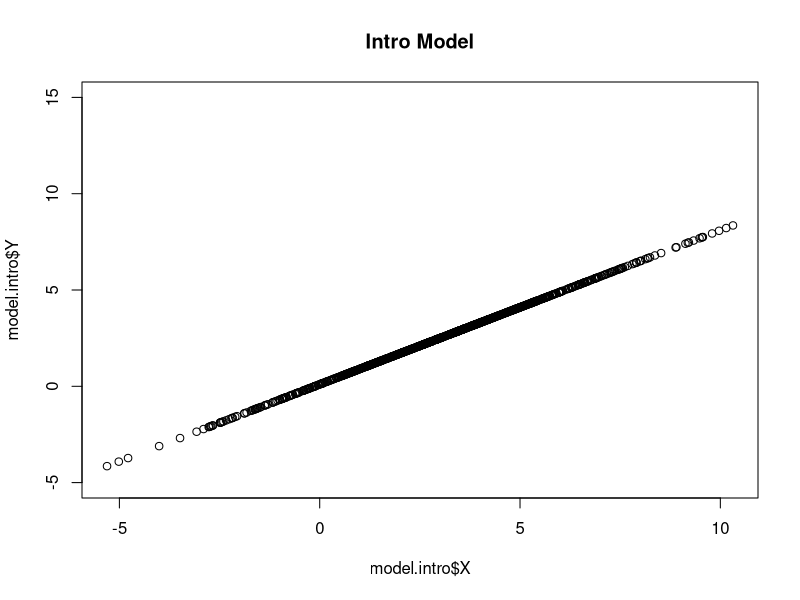
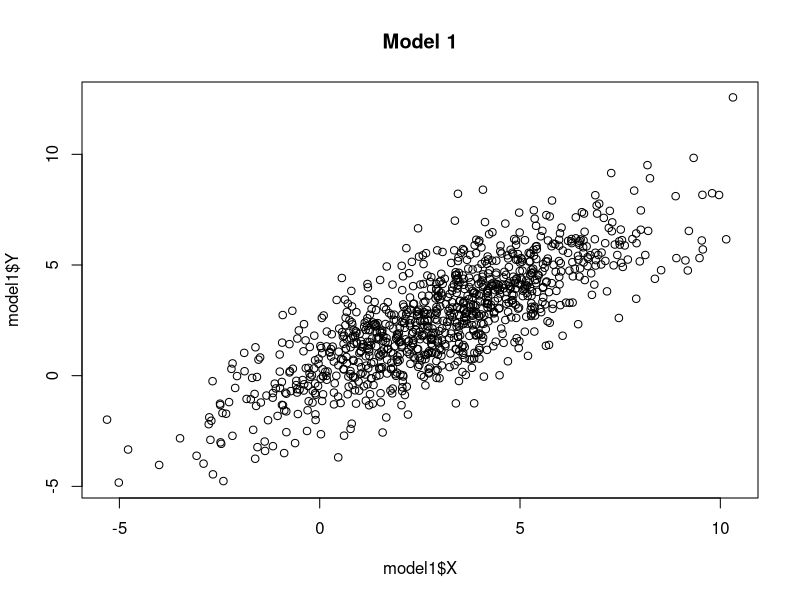
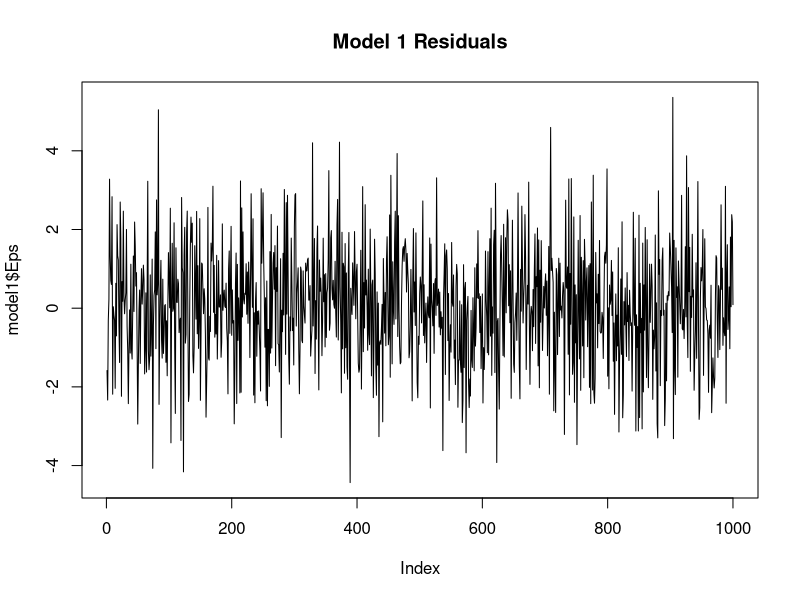
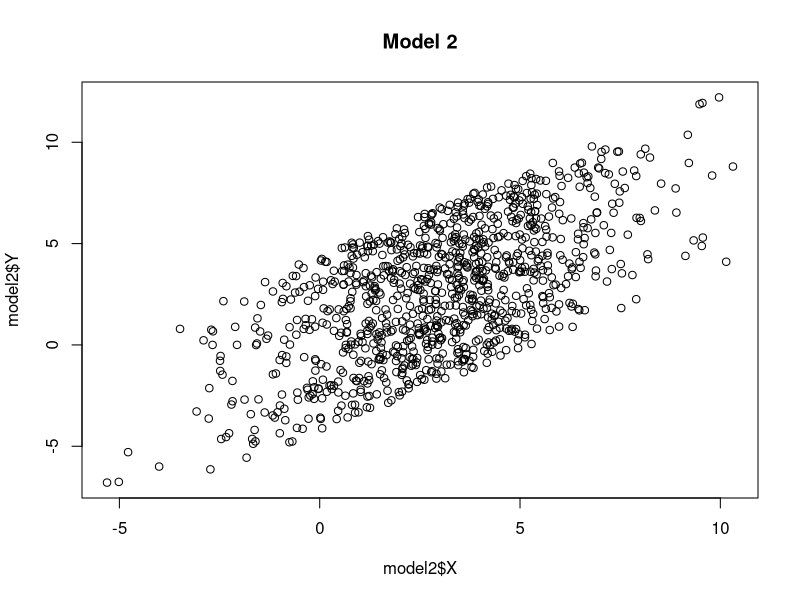
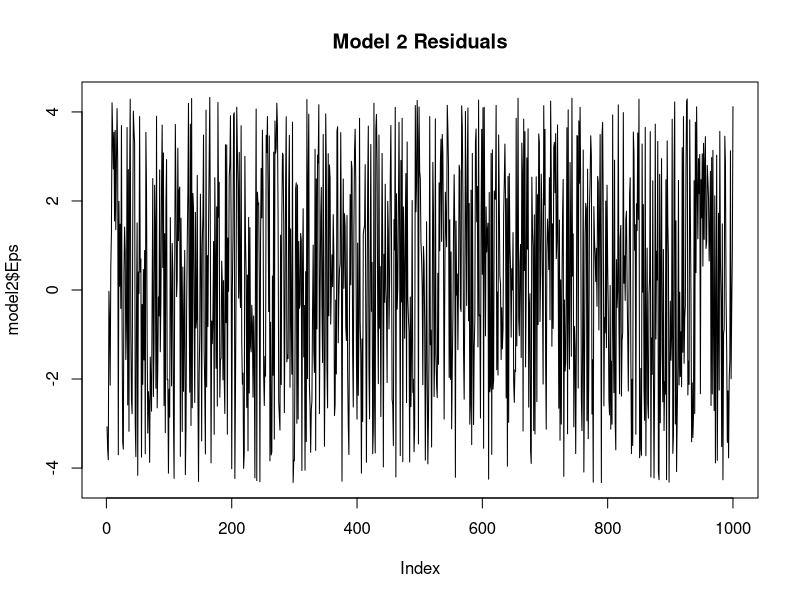
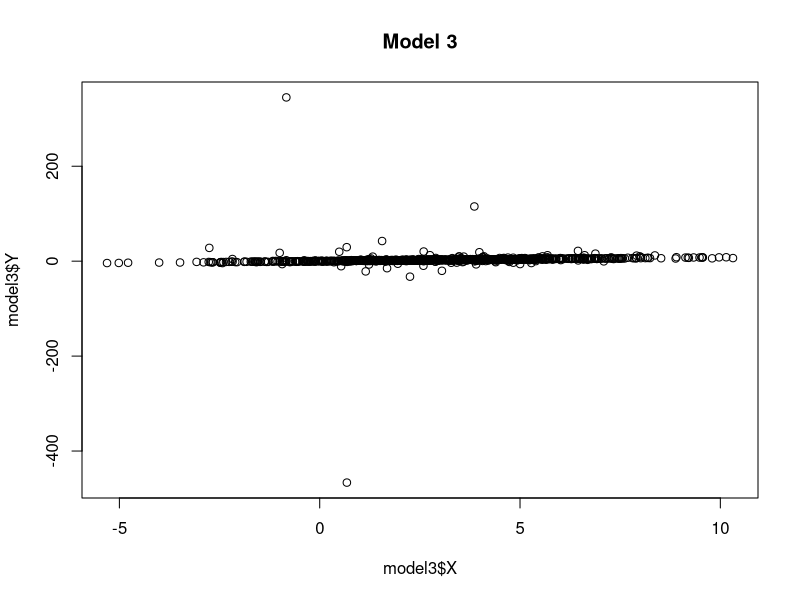
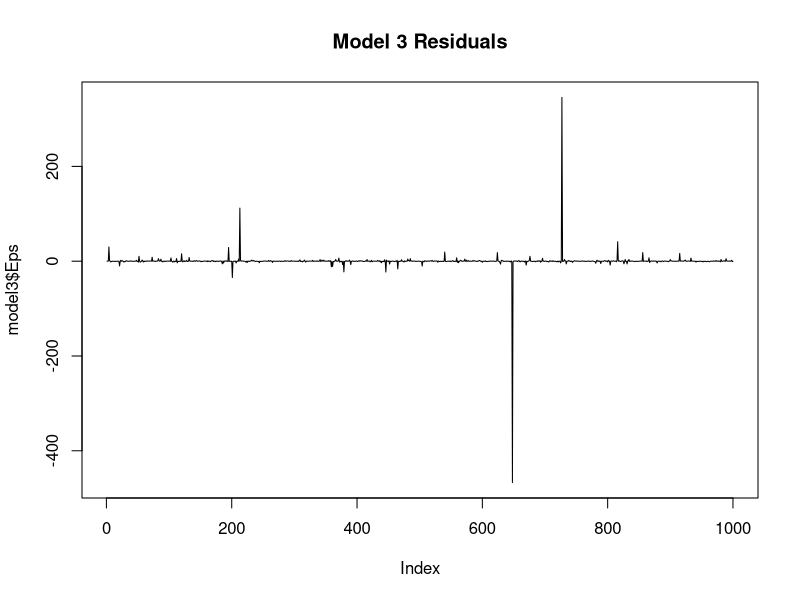
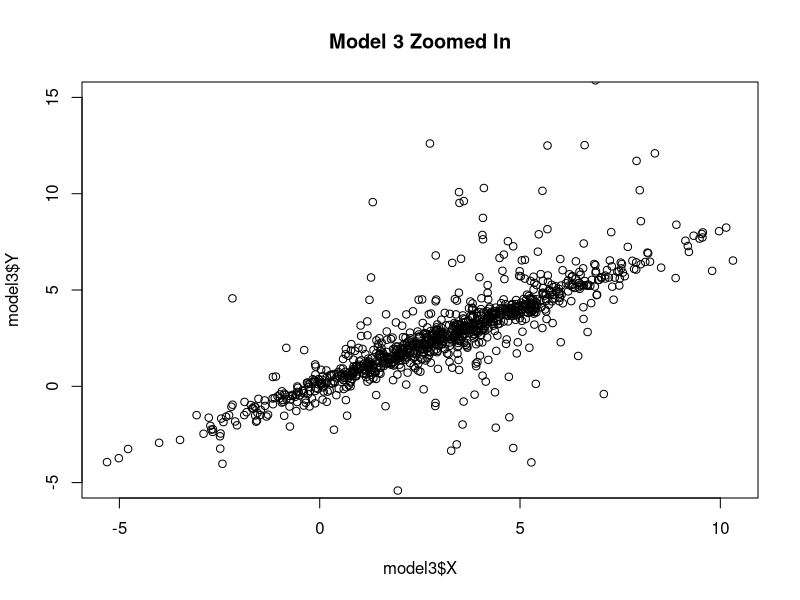

Reproduce these figures in R, in order.
## ---- chunk 1
# Slope and Intercept
a <- 0.8; b <- 0.1
sample.n <- 1000

# Seeds
seed1 <- 111
seed2 <- 1112131415

options(scipen = 5)
## ---- chunk 2
# Simulate the X variable using rnorm()
set.seed(seed1)
model1.x.sd <- 2.5
model1.x <- rnorm(sample.n, mean = 3, sd = model1.x.sd)

# Simulate a simple introductory model with no residual 
model.intro.y <- (a * model1.x + b) 
model.intro <- data.frame(Y=model.intro.y, X=model1.x)
## ---- chunk 3
# Simulate the Eps residual using rnorm()
set.seed(seed2)
model1.eps.sd <- 1.5
model1.eps <- rnorm(sample.n, mean = 0, sd = model1.eps.sd)

model1.y <- (a * model1.x + b) + model1.eps
model1 <- data.frame(Y=model1.y, X=model1.x, Eps=model1.eps)

# Inspect results and compare with our simplistic model
title <- "Intro Model"
plot(model.intro$X, model.intro$Y, main = title, ylim = c(-5, 15))

title <- "Model 1"
head(model1)
plot(model1$X, model1$Y, main = title)
plot(model1$Eps, type = "l", main = paste(title, "Residuals"))
## ---- chunk 4
# Simulate the model using X from Model 1 and runif() for Eps
set.seed(seed2)
model2.eps <- runif(sample.n, min = -4.33, max = 4.33)

model2.y <- (a * model1.x + b) + model2.eps
model2 <- data.frame(Y=model2.y, X=model1.x, Eps=model2.eps)

# Inspect results
title <- "Model 2"
head(model2)
plot(model2$X, model2$Y, main = title)
plot(model2$Eps, type = "l", main = paste(title, "Residuals"))
## ---- chunk 5
# Simulate the model using X from Model 1 and rcauchy() for Eps
set.seed(seed2)
model3.eps <- rcauchy(sample.n, location = 0, scale = 0.3)

model3.y <- (a * model1.x + b) + model3.eps
model3 <- data.frame(Y=model3.y, X=model1.x, Eps=model3.eps)

# Inspect results
title <- "Model 3"
head(model3)
plot(model3$X, model3$Y, main = title)
plot(model3$Eps, type = "l", main = paste(title, "Residuals"))
## ---- chunk 6
plot(model3$X, model3$Y, main = paste(title, "Zoomed In"), 
     ylim = c(-5, 15))
title <- "Intro Model"
plot(model.intro$X, model.intro$Y, main = title, ylim = c(-5, 15))
## ---- chunk 7
(sd(model3$Eps))
## ---- chunk 8
model3.eps1 <- rcauchy(sample.n, location = 0, scale = 0.3)
model3.eps2 <- rcauchy(sample.n, location = 0, scale = 0.3)
model3.eps3 <- rcauchy(sample.n, location = 0, scale = 0.3)
model3.eps4 <- rcauchy(sample.n, location = 0, scale = 0.3)
model3.eps5 <- rcauchy(sample.n, location = 0, scale = 0.3)
c(sd(model3.eps1), sd(model3.eps2), sd(model3.eps3), sd(model3.eps4), sd(model3.eps5))
## ---- chunk 9
# Create heteroscedastic process
hetero.sd <- c(2, 3.4, 0.8, 2.6)
hetero.loop <- c(rep(hetero.sd[1], 50),
                 rep(hetero.sd[2], 75),
                 rep(hetero.sd[3], 75),
                 rep(hetero.sd[4], 50))
hetero.process <- rep(hetero.loop, 4)
plot(hetero.process, type = "l")

# Simulate the linear model residuals Eps with changing standard deviations.
set.seed(seed2)
model4.eps <- rnorm(sample.n) * hetero.process

# Plot the residuals
title <- "Model 4"
plot(model4.eps, type = "l", main = paste(title, "Residuals"))
## ---- chunk 10
hetero.x <- (100 * floor(min(model4.eps))) : (100 * ceiling(max(model4.eps)))
hetero.x <- hetero.x / 100

# Plot the theoretical distribution
plot(hetero.x, dnorm(hetero.x, mean = mean(model4.eps), sd = sd(model4.eps)), 
     type = "l", ylim = c(0, 0.3), col = "black", 
     ylab = "Distribution of Heteroscedastic Eps")

# And the heteroscedastic sample distribution
lines(density(model4.eps), col = "Red")
## ---- chunk 11
# Simulate the model using X from Model 1 and heteroscedastic residuals
model4.y <- (a * model1.x + b) + model4.eps
model4 <- data.frame(Y=model4.y, X=model1.x, Eps=model4.eps)

# Inspect results
plot(model4$X, model4$Y, main = title)
plot(model1$X, model1$Y, main = "Model 1", ylim = c(-9, 18))
## ---- chunk 12
# Calculate squared correlation coefficient using the parameters specified 
#   for Model 1 X and Eps
(rho.sq.theoretical <- (a * model1.x.sd)^2 / ((a * model1.x.sd)^2 + model1.eps.sd^2))
## ---- chunk 13
c(cor(model1$X, model1$Y)^2,
  cor(model2$X, model2$Y)^2,
  cor(model3$X, model3$Y)^2,
  cor(model4$X, model4$Y)^2)
## ---- chunk 14
# Create heteroscedastic process
hetero.sd <- c(1.75, 1.8, 1.4, 2)
hetero.loop <- c(rep(hetero.sd[1], 50),
                 rep(hetero.sd[2], 75),
                 rep(hetero.sd[3], 75),
                 rep(hetero.sd[4], 50))
hetero.process <- rep(hetero.loop, 4)
plot(hetero.process, type = "l")

# Simulate the linear model residuals Eps with changing standard deviations.
set.seed(seed2)
model5.eps <- rnorm(sample.n) * hetero.process

# Simulate the model using X from Model 1 and heteroscedastic residuals
model5.y <- (a * model1.x + b) + model5.eps
model5 <- data.frame(Y=model5.y, X=model1.x, Eps=model5.eps)

# Inspect results
title = "Model 5"
plot(model5$X, model5$Y, main = title, ylim = c(-10, 20))

# Calculate correlation
cor(model5$X, model5$Y)^2
## ---- chunk 15
model1.estimate <- lm(Y~X, data = model1)
(model1.summary <- summary(model1.estimate))
names(model1.summary)
model1.summary$r.squared
model1.summary$coefficients
model1.summary$sigma^2
var(model1.summary$residuals)
## ---- chunk 16
var(model1.summary$residuals) * (sample.n - 1) / (sample.n - 2)
